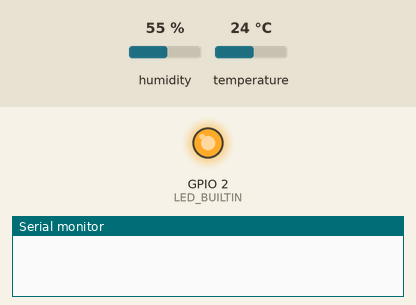
Simulated run of this sketch. Board: ESP8266 (NodeMCU). Shown: output pins drawn as LEDs (lit = HIGH, except the on-board LED, lit = LOW), the last lines printed to the serial monitor. The test bench sets the inputs (shaded band); at power-on: humidity 55 %, temperature 24 °C. WiFi joins after 1.5 s; servers stay silent unless stated; uploads are accepted with an empty reply; pins used as bus, display or sensor lines are not drawn.

Above: at 0.1 s.
At 3.2 s:
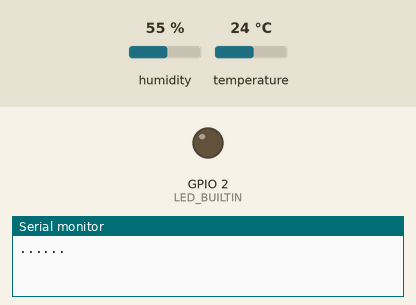
3.3 s: humidity set to 22 %
10.3 s: temperature set to 12 °C
17.3 s: humidity set to 40 %
Timing chart, 0 to 20.3 s (numbered marks = the images above; inputs shaded):
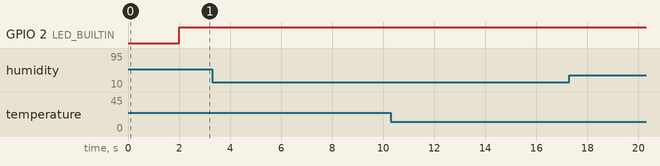

The sketch:

JsonClient_dht11.ino
```cpp
 #include "DHT.h"
 #include <ESP8266WiFi.h>
 #include <ESP8266HTTPClient.h>
 #include <ArduinoJson.h>

 const char* ssid = "Network";
 const char* password = "password";

 DHT dht(2,DHT11);

 int Temperature=0;
 int Humidity=0;
 String host="http://192.168.x.x/HomeCondition/Temperature";
 void setup()
 {
  pinMode(LED_BUILTIN, OUTPUT);
  Serial.begin(115200);
  WiFi.begin(ssid, password);
  while(WiFi.status() != WL_CONNECTED){
    delay(1000);
    Serial.print("...");
    }
  Serial.println();
    //    postDataToServer();
 }
 void loop()
 {
  if (WiFi.status() == WL_CONNECTED){
    HTTPClient http; //Declare an object of class HTTPClient
    digitalWrite(LED_BUILTIN, HIGH); // turn the blue led off
     float h = dht.readHumidity();
    // Read temperature as Celsius (the default)
    float t = dht.readTemperature();
    // Read temperature as Fahrenheit (isFahrenheit = true)
    float f = dht.readTemperature(true);

    // Check if any reads failed and exit early (to try again).
    if (isnan(h) || isnan(t) || isnan(f)) {
      //Serial.println(F("Failed to read from DHT sensor!"));
      delay(500);
      return;
    }else{
     //Serial.println("Temperature in C:");
     if(t<0)
       Temperature=(int)(dht.readTemperature( )*-1.897);
     else
       Temperature=(int)(dht.readTemperature( )*1.897);
       //Serial.println("Humidity in %:");
       Humidity=(int)(dht.readHumidity()-100);
       delay(1000);
      }

    WiFiClient client;
    http.begin(client,host);
    http.addHeader("Content-Type", "aplication/json");

    StaticJsonDocument<200> doc;

    doc["Id"] = "0";
    doc["TemperatureC"] = Temperature;

    String requestBody;

    serializeJson(doc, requestBody);
    int httpResponseCode = http.POST(requestBody);
    if(httpResponseCode>0){
      String response = http.getString();
      Serial.println(httpResponseCode);
      Serial.println(response);
      } else{
          Serial.printf("Error sending HTTP POST\n");
        }

    }
      Serial.println("Temperature in C:");
      Serial.println(Temperature);
      Serial.println("Humidity in %:");
      Serial.println(Humidity);
      delay(5000);
    }
```
